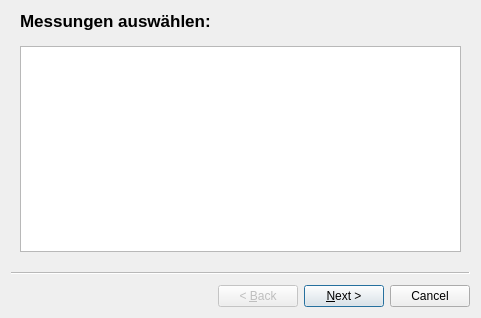
<?xml version="1.0" encoding="UTF-8"?>
<ui version="4.0">
 <class>ExportWizard</class>
 <widget class="QWizard" name="ExportWizard">
  <property name="geometry">
   <rect>
    <x>0</x>
    <y>0</y>
    <width>481</width>
    <height>318</height>
   </rect>
  </property>
  <property name="windowTitle">
   <string>Export-Assistent</string>
  </property>
  <widget class="QWizardPage" name="wpSelectMeasurement">
   <property name="title">
    <string>Messungen auswählen:</string>
   </property>
   <layout class="QVBoxLayout" name="verticalLayout">
    <item>
     <widget class="QListWidget" name="listSelectMesurements">
      <property name="selectionMode">
       <enum>QAbstractItemView::ExtendedSelection</enum>
      </property>
     </widget>
    </item>
   </layout>
  </widget>
  <widget class="QWizardPage" name="wpSelectParameter">
   <property name="title">
    <string>Funktion auswählen:</string>
   </property>
   <layout class="QVBoxLayout" name="verticalLayout_3">
    <item>
     <widget class="QListWidget" name="listSelectFunction"/>
    </item>
   </layout>
  </widget>
  <widget class="QWizardPage" name="wpSelectValues">
   <property name="title">
    <string>Exportierte Werte auswählen</string>
   </property>
   <layout class="QVBoxLayout" name="verticalLayout_2">
    <item>
     <widget class="QRadioButton" name="rbAbs">
      <property name="text">
       <string>Betrag</string>
      </property>
      <property name="checked">
       <bool>true</bool>
      </property>
      <attribute name="buttonGroup">
       <string notr="true">buttonGroup</string>
      </attribute>
     </widget>
    </item>
    <item>
     <widget class="QRadioButton" name="rbAngle">
      <property name="text">
       <string>Winkel</string>
      </property>
      <attribute name="buttonGroup">
       <string notr="true">buttonGroup</string>
      </attribute>
     </widget>
    </item>
    <item>
     <widget class="QRadioButton" name="rbAbsAngle">
      <property name="enabled">
       <bool>false</bool>
      </property>
      <property name="text">
       <string>Betrag/Winkel</string>
      </property>
      <attribute name="buttonGroup">
       <string notr="true">buttonGroup</string>
      </attribute>
     </widget>
    </item>
    <item>
     <widget class="QRadioButton" name="rbReal">
      <property name="text">
       <string>Realteil</string>
      </property>
      <attribute name="buttonGroup">
       <string notr="true">buttonGroup</string>
      </attribute>
     </widget>
    </item>
    <item>
     <widget class="QRadioButton" name="rbImag">
      <property name="text">
       <string>Imaginärteil</string>
      </property>
      <attribute name="buttonGroup">
       <string notr="true">buttonGroup</string>
      </attribute>
     </widget>
    </item>
    <item>
     <widget class="QRadioButton" name="rbRealImag">
      <property name="enabled">
       <bool>false</bool>
      </property>
      <property name="text">
       <string>Real/Imaginärteil</string>
      </property>
      <attribute name="buttonGroup">
       <string notr="true">buttonGroup</string>
      </attribute>
     </widget>
    </item>
    <item>
     <layout class="QFormLayout" name="formLayout">
      <item row="0" column="1">
       <widget class="QLineEdit" name="editSeperator">
        <property name="text">
         <string>;</string>
        </property>
       </widget>
      </item>
      <item row="0" column="0">
       <widget class="QLabel" name="lblSeperator">
        <property name="text">
         <string>Seperator</string>
        </property>
       </widget>
      </item>
     </layout>
    </item>
   </layout>
  </widget>
 </widget>
 <resources/>
 <connections/>
 <buttongroups>
  <buttongroup name="buttonGroup"/>
 </buttongroups>
</ui>
